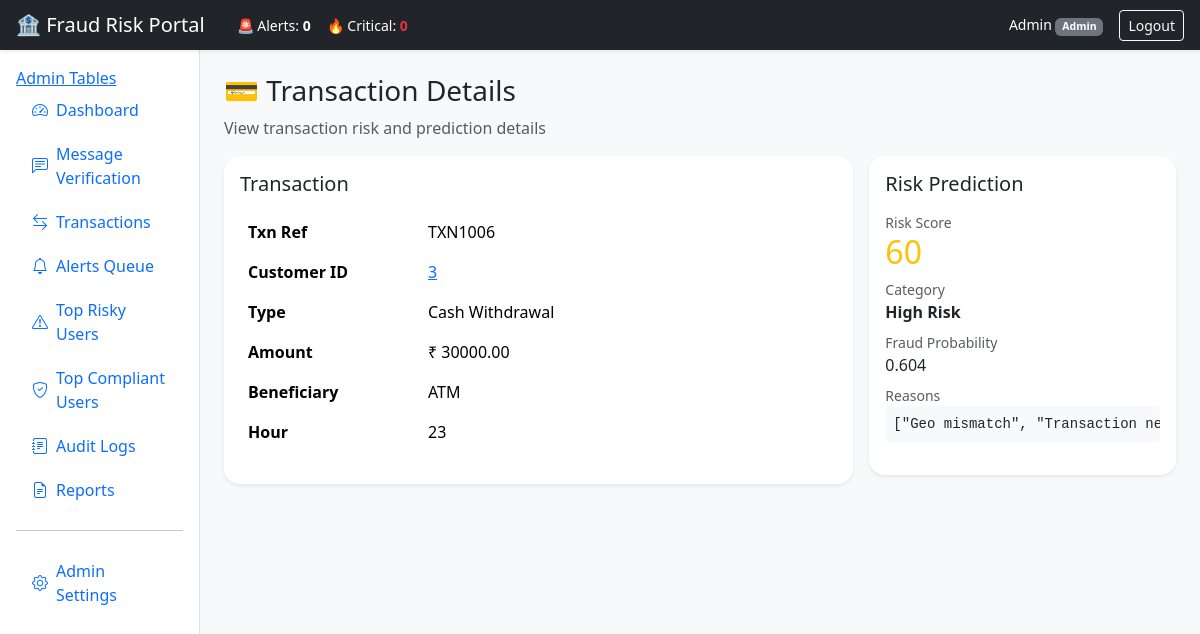
/transaction/6 (signed in), run on the app's committed database.
### app/models.py (models this page shows, shortened)
class User(db.Model, UserMixin):
    id = db.Column(db.Integer, primary_key=True)
    username = db.Column(db.String(80), unique=True, nullable=False)
    full_name = db.Column(db.String(120), nullable=False)
    role = db.Column(db.String(40), nullable=False, default=ROLE_BANKER)
    password_hash = db.Column(db.String(255), nullable=False)
    active = db.Column(db.Boolean, default=True)

class Transaction(db.Model):
    id = db.Column(db.Integer, primary_key=True)
    customer_id = db.Column(db.Integer, db.ForeignKey("customer.id"), nullable=True)
    txn_ref = db.Column(db.String(30), unique=True, nullable=False)
    txn_type = db.Column(db.String(40), nullable=False)
    amount = db.Column(db.Float, nullable=False)
    beneficiary = db.Column(db.String(120), nullable=True)
    beneficiary_risk = db.Column(db.Integer, default=0)
    hour_of_day = db.Column(db.Integer, default=12)
    geo_mismatch = db.Column(db.Integer, default=0)
    scam_message_minutes = db.Column(db.Integer, default=9999)
    repeated_small_txn = db.Column(db.Integer, default=0)
    international_flag = db.Column(db.Integer, default=0)
    cash_withdrawal = db.Column(db.Integer, default=0)
    created_at = db.Column(db.DateTime, default=datetime.utcnow)

class TransactionPrediction(db.Model):
    id = db.Column(db.Integer, primary_key=True)
    transaction_id = db.Column(db.Integer, db.ForeignKey("transaction.id"), nullable=False)
    fraud_probability = db.Column(db.Float, nullable=False)
    risk_score = db.Column(db.Integer, nullable=False)
    risk_category = db.Column(db.String(30), nullable=False)
    reasons_json = db.Column(db.Text, nullable=False)
    anomaly_score = db.Column(db.Float, default=0.0)
    model_probability = db.Column(db.Float, default=0.0)

### app/routes/main.py (the view)
@main_bp.route("/transaction/<int:txn_id>")
@login_required
def transaction_view(txn_id):
    txn = Transaction.query.get_or_404(txn_id)
    pred = TransactionPrediction.query.filter_by(transaction_id=txn.id).first()
    return render_template("transaction_view.html", txn=txn, pred=pred)

### app/models.py (called while the page is built)
@login_manager.user_loader
def load_user(user_id):
    return db.session.get(User, int(user_id))

### app/routes/main.py (called while the page is built)
@main_bp.app_context_processor
def inject_stats():
    stats = {
        "total": MessagePrediction.query.count(),
        "fraud": MessagePrediction.query.filter(MessagePrediction.risk_score >= 50).count(),
        "legit": MessagePrediction.query.filter(MessagePrediction.risk_score < 50).count(),
    }
    return dict(stats=stats)

### templates/transaction_view.html
{% extends "base.html" %}
{% block content %}
<h3 class="mb-2">💳 Transaction Details</h3>
<p class="text-muted">View transaction risk and prediction details</p>
<div class="row g-3">
  <div class="col-lg-8">
    <div class="card shadow-sm rounded-4">
      <div class="card-body">
        <h5 class="mb-3">Transaction</h5>
        <table class="table table-borderless">
          <tr>
            <th style="width: 180px;">Txn Ref</th>
            <td>{{ txn.txn_ref }}</td>
          </tr>
          <tr>
            <th>Customer ID</th>
            <td>
              {% if txn.customer_id %}
                <a href="{{ url_for('main.customer_profile', customer_id=txn.customer_id) }}">{{ txn.customer_id }}</a>
              {% else %}
                -
              {% endif %}
            </td>
          </tr>
          <tr>
            <th>Type</th>
            <td>{{ txn.txn_type }}</td>
          </tr>
          <tr>
            <th>Amount</th>
            <td>₹ {{ "%.2f"|format(txn.amount) }}</td>
          </tr>
          <tr>
            <th>Beneficiary</th>
            <td>{{ txn.beneficiary or "-" }}</td>
          </tr>
          <tr>
            <th>Hour</th>
            <td>{{ txn.hour_of_day }}</td>
          </tr>
        </table>
      </div>
    </div>
  </div>
  <div class="col-lg-4">
    <div class="card shadow-sm rounded-4">
      <div class="card-body">
        <h5 class="mb-3">Risk Prediction</h5>
        {% if pred %}
          <div class="mb-2">
            <div class="small text-muted">Risk Score</div>
            <div class="h2 {% if pred.risk_score >= 75 %}text-danger{% elif pred.risk_score >= 50 %}text-warning{% else %}text-success{% endif %}">
              {{ pred.risk_score }}
            </div>
          </div>
          <div class="mb-2">
            <div class="small text-muted">Category</div>
            <div class="fw-bold">{{ pred.risk_category }}</div>
          </div>
          <div class="mb-2">
            <div class="small text-muted">Fraud Probability</div>
            <div>{{ pred.fraud_probability }}</div>
          </div>
          <div class="mb-2">
            <div class="small text-muted">Reasons</div>
            <pre class="small bg-light p-2 rounded">{{ pred.reasons_json }}</pre>
          </div>
        {% else %}
          <div class="text-muted">No prediction available for this transaction.</div>
        {% endif %}
      </div>
    </div>
  </div>
</div>
{% endblock %}

### templates/base.html (shortened to what this page needs)
<!doctype html>
<html lang="en">
<head>
  <link href="https://cdn.jsdelivr.net/npm/bootstrap@5.3.3/dist/css/bootstrap.min.css" rel="stylesheet">
  <link href="https://cdn.jsdelivr.net/npm/bootstrap-icons@1.11.3/font/bootstrap-icons.css" rel="stylesheet">
  <link rel="stylesheet" href="{{ url_for('static', filename='css/style.css') }}">
</head>
<body class="bg-light">
<nav class="navbar navbar-dark bg-dark shadow-sm px-3">
  <div class="d-flex align-items-center gap-3">
    <span class="navbar-brand mb-0 h5">🏦 Fraud Risk Portal</span>
    <div class="d-none d-md-flex gap-3 text-white small">
      <span>🚨 Alerts: <b>{{ stats.open_alerts or 0 }}</b></span>
      <span>🔥 Critical: <b class="text-danger">{{ stats.critical_alerts or 0 }}</b></span>
    </div>
  </div>
  <div class="d-flex align-items-center gap-3 text-white">
    {% if current_user.is_authenticated %}
      <span class="small">
        {{ current_user.full_name }}
        <span class="badge bg-secondary">{{ current_user.role }}</span>
      </span>
      <a class="btn btn-outline-light btn-sm" href="{{ url_for('auth.logout') }}">Logout</a>
    {% endif %}
  </div>
</nav>
<div class="container-fluid">
  <div class="row">
    <aside class="col-lg-2 bg-white border-end min-vh-100 p-3">
    <a href="{{ url_for('admin.list_tables') }}">Admin Tables</a>
      <div class="nav flex-column gap-1">
        {% macro nav_item(endpoint, icon, label) %}
          <a class="nav-link d-flex align-items-center gap-2
            {% if request.endpoint == endpoint %}active fw-bold text-primary{% endif %}"
            href="{{ url_for(endpoint) }}">
            <i class="bi {{ icon }}"></i> {{ label }}
          </a>
        {% endmacro %}
        {{ nav_item('main.dashboard', 'bi-speedometer2', 'Dashboard') }}
        {{ nav_item('main.message_verify', 'bi-chat-left-text', 'Message Verification') }}
        {{ nav_item('main.transaction_monitor', 'bi-arrow-left-right', 'Transactions') }}
        {{ nav_item('main.alerts_queue', 'bi-bell', 'Alerts Queue') }}
        {{ nav_item('main.top_risky', 'bi-exclamation-triangle', 'Top Risky Users') }}
        {{ nav_item('main.top_compliant', 'bi-shield-check', 'Top Compliant Users') }}
        {{ nav_item('main.audit_logs', 'bi-journal-text', 'Audit Logs') }}
        {{ nav_item('main.reports_page', 'bi-file-earmark-text', 'Reports') }}
        {% if current_user.role == "Admin" %}
          <hr>
          {{ nav_item('main.admin_settings', 'bi-gear', 'Admin Settings') }}
        {% endif %}
      </div>
    </aside>
    <main class="col-lg-10 p-4">
      {% block content %}{% endblock %}
    </main>
  </div>
</div>
</body>
</html>

### static/css/style.css (style rules this page uses)
:root { --navy: #0b1f3a; --accent: #1d4ed8; --soft: #f4f7fb; }
.card { border: 0; }
.table td, .table th { vertical-align: middle; }

### data on the page
User: full_name "Admin", role "Admin"
Transaction: txn_ref "TXN1006", customer_id "3", txn_type "Cash Withdrawal", amount "30000.00", beneficiary "ATM", hour_of_day "23"
TransactionPrediction: risk_score "60", risk_category "High Risk", fraud_probability "0.604", reasons_json "[\"Geo mismatch\", \"Transaction…"

### other printed values
{{ stats.open_alerts or 0 }} "0"
{{ stats.critical_alerts or 0 }} "0"
{{ label }} "Dashboard Message Verification Transactions Alerts Queue Top Risky Users Top Compliant Users Audit Logs Reports Admin Settings"
